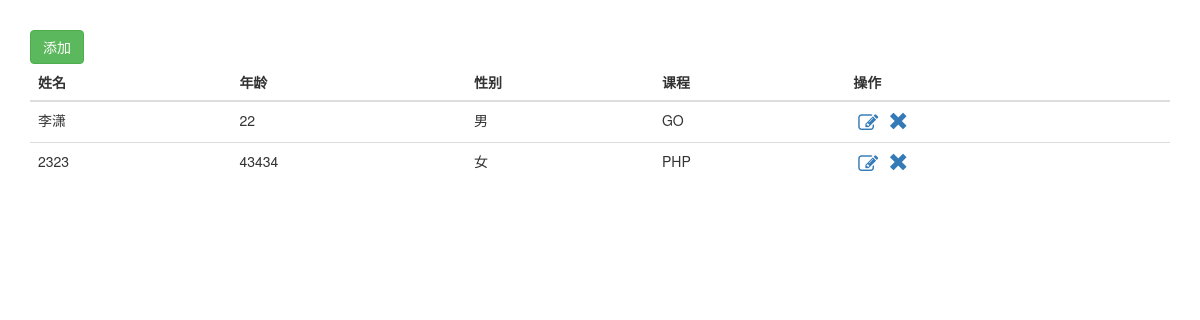
Before: /students.html with the older database file.
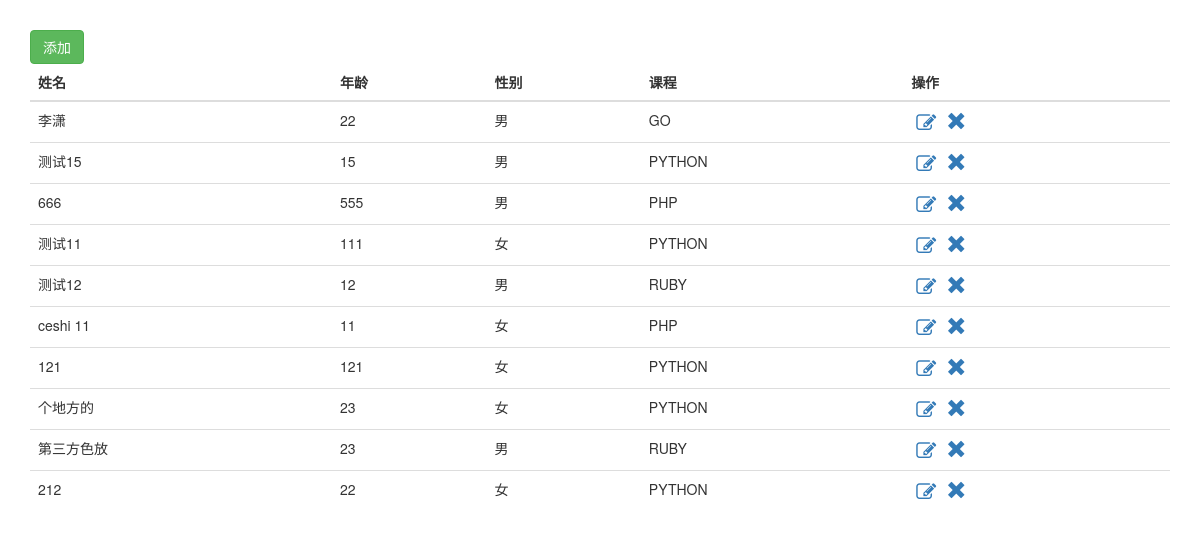
After: the same page with the newer database file.
### app01/models.py (models this page shows)
class Student(models.Model):
    username = models.CharField(max_length=32)
    age = models.IntegerField()
    gender = models.NullBooleanField()
    cs = models.ForeignKey(Classes,related_name='ssss')

class Classes(models.Model):
    title = models.CharField(max_length=32)
    m = models.ManyToManyField('Teachers',related_name='sssss')

### app01/views/students.py (the view)
# urls.py: url(r'^students.html$', students.students),
def students(request):
    stu_list = models.Student.objects.all()
    cla_list = models.Classes.objects.all()
    return render(request, 'students.html', {'stu_list': stu_list, 'cla_list': cla_list})

### templates/students.html (shortened to what this page needs)
<!DOCTYPE html>
<html lang="en">
<head>
    <link rel="stylesheet" href="/static/plugins/bootstrap/css/bootstrap.css">
    <link rel="stylesheet" href="/static/plugins/font-awesome/css/font-awesome.css">
    <link rel="stylesheet" href="/static/css/my.css">
</head>
<body>
<div class="cent">
    <div class="btn btn-success" id="openadd">添加</div>
    <table class="table table-hover">
        <thead>
        <tr>
            <th>姓名</th>
            <th>年龄</th>
            <th>性别</th>
            <th>课程</th>
            <th>操作</th>
        </tr>
        </thead>
        <tbody id="tb">
        {% for row in stu_list %}
            <tr>
                <td na="username">{{ row.username }}</td>
                <td na="age">{{ row.age }}</td>
                {% if row.gender == 1 %}
                    <td na="gender" te="1">男</td>
                {% else %}
                    <td na="gender" te="0">女</td>
                {% endif %}
                <td na="cls" te="{{ row.cs_id }}">{{ row.cs.title }}</td>
                <td><a class="fa fa-edit fon" id="openedit"></a><a class="glyphicon glyphicon-remove fon"
                                                                   id="opendel"></a></td>
            </tr>
        {% endfor %}
        </tbody>
    </table>
</div>
</body>
</html>

### static/css/my.css (style rules this page uses)
.cent { padding: 30px 30px; }
.fon { font-size: 20px; padding: 0 5px; }

Changed rows visible on the page:
removed Student: username "2323", age "43434", gender "女", cs "PHP"
added Student: username "测试15", age "15", gender "男", cs "PYTHON"
added Student: username "666", age "555", gender "男", cs "PHP"
added Student: username "测试11", age "111", gender "女", cs "PYTHON"
added Student: username "测试12", age "12", gender "男", cs "RUBY"
added Student: username "ceshi 11", age "11", gender "女", cs "PHP"
added Student: username "121", age "121", gender "女", cs "PYTHON"
added Student: username "个地方的", age "23", gender "女", cs "PYTHON"
added Student: username "第三方色放", age "23", gender "男", cs "RUBY"
added Student: username "212", age "22", gender "女", cs "PYTHON"
